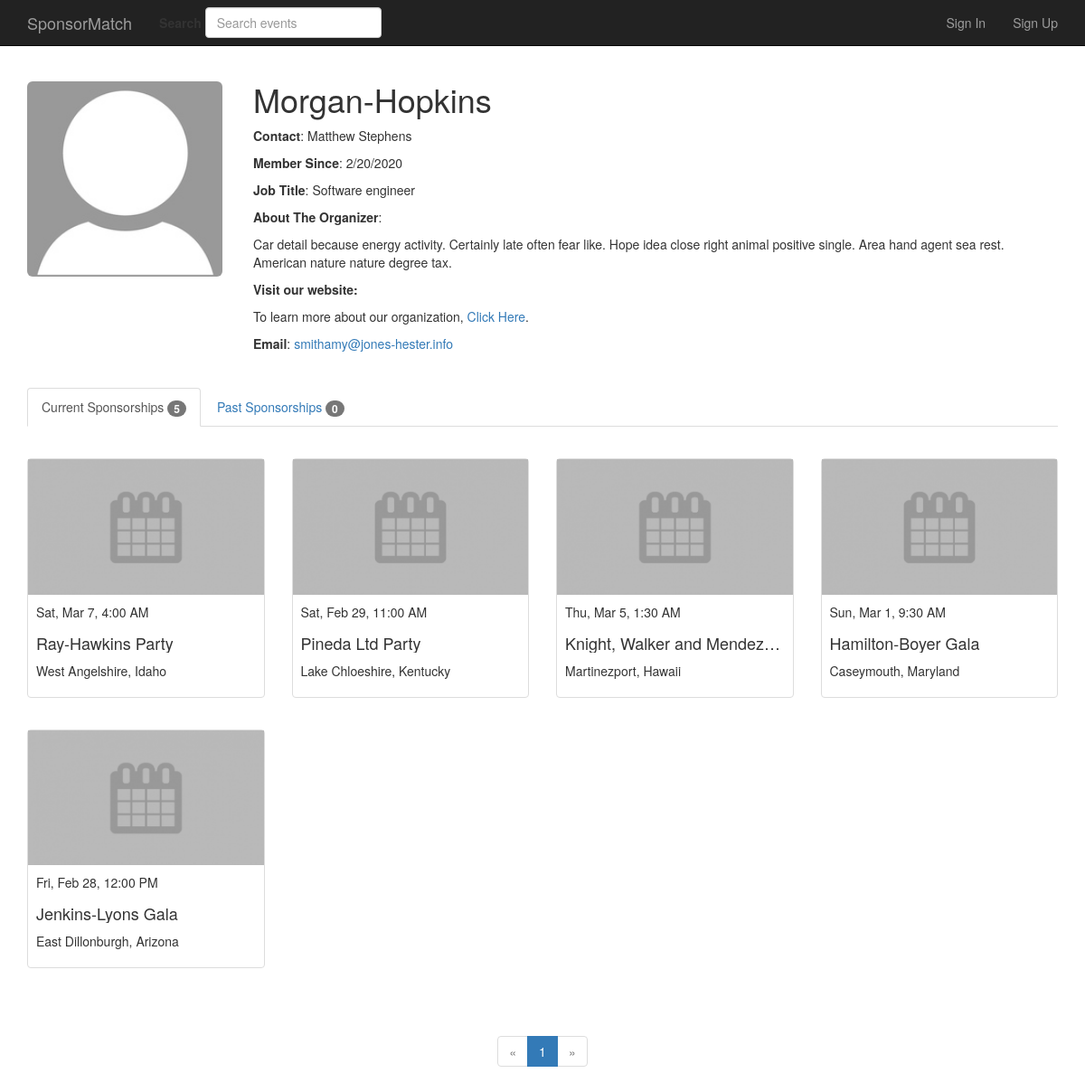
The app's page /users/Morgan-Hopkins with its own data.
### app/models.py (models this page shows, shortened)
class User(UserMixin, db.Model):
    __tablename__ = "users"
    id = db.Column(db.Integer, primary_key=True)
    first_name = db.Column(db.String(64), nullable=False)
    last_name = db.Column(db.String(64), nullable=False)
    company = db.Column(db.String(64), index=True, unique=True, nullable=False)
    email = db.Column(db.String(64), unique=True, index=True, nullable=False)
    password_hash = db.Column(db.String(128), nullable=False)
    has_paid = db.Column(db.Boolean, default=False, nullable=False)
    member_since = db.Column(db.DateTime, default=datetime.utcnow, nullable=False)
    job_title = db.Column(db.String(64), nullable=True)
    website = db.Column(db.String(64), unique=True, nullable=True)
    about = db.Column(db.Text(), nullable=True)
    profile_photo_path = db.Column(db.Text(), unique=True, nullable=True)
    events = db.relationship(
        "Event", backref="user", lazy="dynamic", cascade="all, delete-orphan"
    )
    saved_events = db.relationship(
        "Event",
        secondary=saved_events,
        backref=db.backref("users", lazy="dynamic"),
        lazy="dynamic",
    )
    sponsorships = db.relationship(
        "Sponsorship", back_populates="sponsor", cascade="all, delete-orphan"
    )
    role_id = db.Column(db.Integer, db.ForeignKey("roles.id"), nullable=False)
    @property
    def password(self):
        raise AttributeError("password is not a readable attribute")
    def can(self, perm):
        return self.role.has_permissions(perm)
    def is_administrator(self):
        return self.can(Permission.ADMIN)
    def num_events_sponsored(self, status=None):
        events = set()
        if status == SponsorshipStatus.CURRENT:
            for sponsorship in self.sponsorships:
                if not sponsorship.is_pending() and sponsorship.is_current():
                    events.add(sponsorship.event)
        elif status == SponsorshipStatus.PAST:
            for sponsorship in self.sponsorships:
                if not sponsorship.is_pending() and sponsorship.is_past():
                    events.add(sponsorship.event)
        else:
            for sponsorship in self.sponsorships:
                if not sponsorship.is_pending():
                    events.add(sponsorship.event)
        return len(events)

class Sponsorship(db.Model):
    __tablename__ = "sponsorships"
    event_id = db.Column(db.Integer, db.ForeignKey("events.id"), primary_key=True)
    sponsor_id = db.Column(db.Integer, db.ForeignKey("users.id"), primary_key=True)
    package_id = db.Column(db.Integer, db.ForeignKey("packages.id"), primary_key=True)
    timestamp = db.Column(db.DateTime, nullable=True)
    confirmation_code = db.Column(db.String(64), nullable=True)
    event = db.relationship("Event", back_populates="sponsorships")
    sponsor = db.relationship("User", back_populates="sponsorships")
    package = db.relationship("Package", back_populates="sponsorships")
    def is_current(self):
        return not self.is_pending() and self.event.is_ongoing()
    def is_past(self):
        return not self.is_pending() and self.event.has_ended()
    @hybrid_method
    def is_pending(self):
        return self.timestamp is None and self.confirmation_code is None
    @is_pending.expression
    def is_pending(cls):
        return db.and_(cls.timestamp == None, cls.confirmation_code == None)

class SearchableMixin:
    """Mixin class that extends the functionality of a model to be able
    to perform searches and updates on Elasticsearch.
    """

class Event(SearchableMixin, db.Model):
    __tablename__ = "events"
    __searchable__ = ["title"]
    __doctype__ = "event"
    id = db.Column(db.Integer, primary_key=True)
    title = db.Column(db.String(64), nullable=False)
    start_datetime = db.Column(db.DateTime, index=True, nullable=True)
    end_datetime = db.Column(db.DateTime, index=True, nullable=True)
    attendees = db.Column(db.String(64), nullable=True)
    male_to_female = db.Column(db.String(64), nullable=True)
    description = db.Column(db.Text, nullable=True)
    pitch = db.Column(db.Text, nullable=True)
    created_at = db.Column(db.DateTime, default=datetime.utcnow, nullable=False)
    published = db.Column(db.Boolean, default=False, nullable=False)
    user_id = db.Column(db.Integer, db.ForeignKey("users.id"), nullable=False)
    venue_id = db.Column(db.Integer, db.ForeignKey("venues.id"), nullable=False)
    event_type_id = db.Column(
        db.Integer, db.ForeignKey("event_types.id"), nullable=False
    )
    event_category_id = db.Column(
        db.Integer, db.ForeignKey("event_categories.id"), nullable=False
    )
    images = db.relationship(
        "Image", backref="event", lazy="dynamic", cascade="all, delete-orphan"
    )
    packages = db.relationship(
        "Package", backref="event", lazy="dynamic", cascade="all, delete-orphan"
    )
    video = db.relationship(
        "Video", backref="event", lazy=True, uselist=False, cascade="all, delete-orphan"
    )
    sponsorships = db.relationship(
        "Sponsorship", back_populates="event", cascade="all, delete-orphan"
    )
    @hybrid_method
    def is_ongoing(self):
        return self.published and self.end_datetime > datetime.now()
    @is_ongoing.expression
    def is_ongoing(cls):
        return db.and_(cls.published, cls.end_datetime > datetime.now())
    @hybrid_method
    def has_ended(self):
        return self.published and self.end_datetime <= datetime.now()
    def start_date(self, string_format=None):
        if string_format:
            return self.start_datetime.strftime(string_format)
        else:
            return self.start_datetime.date()
    def start_time(self, string_format=None):
        if string_format:
            return self.start_datetime.strftime(string_format)
        else:
            return self.start_datetime.time()

class Venue(db.Model):
    __tablename__ = "venues"
    id = db.Column(db.Integer, primary_key=True)
    name = db.Column(db.String(64), nullable=False)
    address = db.Column(db.String(64), unique=True, index=True, nullable=False)
    city = db.Column(db.String(64), nullable=False)
    state = db.Column(db.String(64), nullable=False)
    zip_code = db.Column(db.String(10), nullable=False)
    events = db.relationship("Event", backref="venue", lazy="dynamic")

### app/main/views.py (the view)
@main.route("/users/<company>")
def user_profile(company):
    user = User.query.filter_by(company=company).first_or_404()
    page = request.args.get("page", 1, type=int)
    past = request.args.get("past", 0, type=int)
    profile_photo = user.profile_photo
    if user.can(Permission.CREATE_EVENT) or user.is_administrator():
        tab = "live_event"
        if past == 1:
            tab = "past_event"
            query = Event.query.filter(
                Event.user_id == user.id, Event.has_ended() == True
            )
        else:  # query live events
            query = Event.query.filter(
                Event.user_id == user.id, Event.is_ongoing() == True
            )
    else:  # user is a sponsor
        tab = "current_sponsorship"
        if past == 1:
            tab = "past_sponsorship"
            query = (
                Event.query.join(Sponsorship, Sponsorship.event_id == Event.id)
                .filter(Event.is_past() == True)
                .filter(
                    Sponsorship.sponsor_id == user.id, Sponsorship.is_pending() == False
                )
            )
        else:  # current sponsored events
            query = (
                Event.query.join(Sponsorship, Sponsorship.event_id == Event.id)
                .filter(Event.is_ongoing() == True)
                .filter(
                    Sponsorship.sponsor_id == user.id, Sponsorship.is_pending() == False
                )
            )
    pagination = query.paginate(
        page=page, per_page=current_app.config["EVENTS_PER_PAGE"], error_out=False
    )
    events = pagination.items
    return render_template(
        "main/users/user_profile.html",
        tab=tab,
        user=user,
        events=events,
        pagination=pagination,
        profile_photo=profile_photo,
    )

### app/templates/main/users/user_profile.html (shortened to what this page needs)
{% extends "base.html" %}
{% import "_macros.html" as macros %}
{% block page_content %}
<div id= "{{ user.id }}" class="container user-container">
	<div class="page-header">
		{% if user.profile_photo_path %}
			<img id="profilePhoto" class="img-rounded profile-thumbnail" src="{{ url_for('static', filename=user.profile_photo) }}">
		{% else %}
			<img id="profilePhoto" class="img-rounded profile-thumbnail" src="{{ url_for('static', filename='images/default_profile_photo.jpg') }}">
		{% endif %}
		<div class="profile-header">
			<h1>{{ user.company }}</h1>
			<p><strong>Contact</strong>: {{ user.first_name + " " + user.last_name }}</p>
			<p><strong>Member Since</strong>: {{ user.member_since.date().strftime("%-m/%-d/%Y") }}</p>
			{% if user.job_title %}
				<p><strong>Job Title</strong>: {{ user.job_title }}</p>
			{% endif %}
			{% if user.about %}
				<p><strong>About The Organizer</strong>:</p>
				<p>{{ user.about }}</p>
			{% endif %}
			{% if user.website %}
				<p><strong>Visit our website:</strong></p>
				<p>To learn more about our organization, <a href="{{ user.website }}" target="_blank">Click Here</a>.</p>
			{% endif %}
			<p><strong>Email</strong>:<a href="mailto:{{ user.email }}"> {{ user.email }}</a></p>
		</div>
	</div>
	<ul class="nav nav-tabs profile-tabs">
		{% if user.can(Permission.SPONSOR_EVENT) %}
			<li id="current" class="{% if tab == 'current_sponsorship' %}active{% endif %}" role="presentation"><a href="#">Current Sponsorships <span class="badge">{{ user.num_events_sponsored(SponsorshipStatus.CURRENT) }}</span></a></li>
			<li id="pastSponsorship" class="{% if tab == 'past_sponsorship' %}active{% endif %}" role="presentation"><a href="#">Past Sponsorships <span class="badge">{{ user.num_events_sponsored(SponsorshipStatus.PAST) }}</span></a></li>
		{% endif %}
	</ul>
	<div class="event-thumbnails">
		{% include "_events.html" %}
	</div>
</div>
{% if pagination %}
<div class="pagination">
    {{ macros.pagination_widget(pagination, 'main.user_profile', company=user.company) }}
</div>
{% endif %}
{% endblock %}

### app/templates/base.html (shortened to what this page needs)
{% extends "bootstrap/base.html" %}
{% import "bootstrap/wtf.html" as wtf %}
{% block head %}
{{ super() }}
<link rel="stylesheet" type="text/css" href="{{ url_for('static', filename='style.css') }}">
{% endblock %}
{% block navbar %}
<div class="navbar navbar-inverse navbar-fixed-top" role="navigation">
	<div class="container">
		<div class="navbar-header">
			<a class="navbar-brand" href="{{ url_for('main.index') }}">SponsorMatch</a>
		</div>
		<div class="navbar-collapse collapse">
			<ul class="nav navbar-nav navbar-right">
				{% if current_user.is_authenticated %}
					{% if current_user.can(Permission.CREATE_EVENT) %}
						<li id="createEvent">
							<a href="{{ url_for('main.create_event') }}">Create Event</a>
						</li>
					{% endif %}
					{% if current_user.is_administrator() %}
						<li>
							<a href="{{ url_for('main.admin_panel', role_name='event organizer') }}">Admin Panel</a>
						</li>
					{% endif %}
					<li id="account" class="dropdown">
	                    <a href="#" class="dropdown-toggle" data-toggle="dropdown">
	                    	Account<strong class="caret"></strong>
	                    </a>
	                    <ul class="dropdown-menu">
	                    	{% if current_user.is_administrator() %}
	                    		<li><a href="{{ url_for('main.user_profile', company=current_user.company) }}">Admin Profile</a></li>
	                    	{% elif current_user.can(Permission.CREATE_EVENT) %}
	                    		<li><a href="{{ url_for('main.user_profile', company=current_user.company) }}">Organizer Profile</a></li>
	                    	{% else %}
	                    		<li><a href="{{ url_for('main.user_profile', company=current_user.company) }}">Sponsor Profile</a></li>
	                    	{% endif %}
	                    	{% if current_user.can(Permission.CREATE_EVENT) %}
	                    		<li><a href="{{ url_for('main.create_event') }}">Create Event</a></li>
	                    		<li><a href="{{ url_for('main.manage_events', status='all') }}">Manage Events</a></li>
	                    	{% endif %}
	                    	{% if current_user.can(Permission.SPONSOR_EVENT) %}
		                    	<li><a href="{{ url_for('main.manage_sponsorships', status='all') }}">Manage Sponsorships</a></li>
		                    	<li><a href="{{ url_for('main.saved_events') }}">Saved Events</a></li>
		                    {% endif %}
	                    	<li><a href="{{ url_for('settings.account_information') }}">Settings</a></li>
	                    	<li><a href="{{ url_for('auth.logout') }}">Log Out</a></li>
	                    </ul>
					</li>
				{% else %}
					<li><a href="{{ url_for('auth.login') }}">Sign In</a></li>
					<li><a href="{{ url_for('auth.register') }}">Sign Up</a></li>
				{% endif %}
			</ul>
			<div class="navbar-form navbar-left">
				{{ wtf.quick_form(g.search_form, method="GET", action=url_for('main.search')) }}
			</div>
		</div>
	</div>
</div>
{% endblock %}
{% block content %}
<div id="flashMessages" style="padding-top:50px">
	{% block page_content %}{% endblock %}
</div>
{% endblock %}

### app/templates/_macros.html (shortened to what this page needs)
{% macro pagination_widget(pagination, endpoint, fragment="") %}
<nav aria-label="Event navigation">
	<ul class="pagination">
		<li{% if not pagination.has_prev %} class="disabled"{% endif %}>
			<a href="{% if pagination.has_prev %}{{ url_for(endpoint, page=pagination.prev_num, **kwargs) }}{{ fragment }}{% else %}#{% endif %}">
				&laquo;
			</a>
		</li>
		{% for page in pagination.iter_pages() %}
			{% if page %}
				{% if page == pagination.page %}
					<li class="active">
						<a href="{{ url_for(endpoint, page=page, **kwargs) }}{{ fragment }}">{{ page }}</a>
					</li>
				{% else %}
					<li>
						<a href="{{ url_for(endpoint, page = page, **kwargs) }}{{ fragment }}">{{ page }}</a>
					</li>
				{% endif %}
			{% else %}
				<li class="disabled"><a href="#">&hellip;</a></li>
			{% endif %}
		{% endfor %}
		<li{% if not pagination.has_next %} class="disabled"{% endif %}>
			<a href="{% if pagination.has_next %}{{ url_for(endpoint, page=pagination.next_num, **kwargs) }}{{ fragment }}{% else %}#{% endif %}">
				&raquo;
			</a>
		</li>
	</ul>
</nav>
{% endmacro %}

### app/templates/_events.html
<div class="row">
	<ul class="live-events list-unstyled">
		{% for event in events %}
			<li id="eventListItem{{ event.id }}" class="live-event col-sm-6 col-md-4 col-lg-3">
				<a class="no-link-styling" href="{{ url_for('main.event', id=event.id) }}">
					<div class="thumbnail">
						<img src="{{ url_for('static', filename='images/default_event_image.png') }}" alt="Event Image">
						<div class="caption">
							<p class="event-datetime">{{ event.start_date("%a, %b %-d") }}, {{ event.start_time("%-I:%M %p") }}</p>
							<h4 class="event-title">{{ event.title }}</h4>
							<p class="event-location">{{ event.venue.city }}, {{ event.venue.state }}</p>
						</div>
					</div>
				</a>
			</li>
		{% endfor %}
	</ul>
</div>

### records on screen
User: company "Morgan-Hopkins", first_name+last_name "Matthew Stephens", member_since "2/20/2020", job_title "Software engineer", about "Car detail because energy activity. Certainly late often fear like. Hope idea close right animal positive single. Area hand agent sea rest. American nature nature degree tax.", email "smithamy@jones-hester.info"
Sponsorship: num_events_sponsored "5", num_events_sponsored "0"
Event: start_date "Sat, Mar 7", start_time "4:00 AM", title "Ray-Hawkins Party", venue.city "West Angelshire", venue.state "Idaho"
Event: start_date "Sat, Feb 29", start_time "11:00 AM", title "Pineda Ltd Party", venue.city "Lake Chloeshire", venue.state "Kentucky"
Event: start_date "Thu, Mar 5", start_time "1:30 AM", title "Knight, Walker and Mendez…", venue.city "Martinezport", venue.state "Hawaii"
Event: start_date "Sun, Mar 1", start_time "9:30 AM", title "Hamilton-Boyer Gala", venue.city "Caseymouth", venue.state "Maryland"
Event: start_date "Fri, Feb 28", start_time "12:00 PM", title "Jenkins-Lyons Gala", venue.city "East Dillonburgh", venue.state "Arizona"

### other values on screen
{{ page }} "1"
